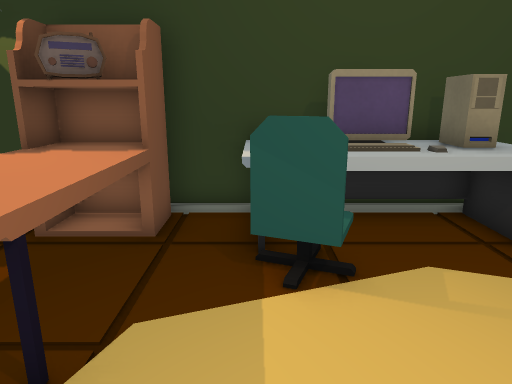
view 1 (above)

21 first-person views from a walk through a level from a Godot 3-D game. The camera is 1.2 m above the floor, tilts 14° down and sees 70° across. Doors that lead somewhere are drawn open, without their leaves. The floor is counted in squares, 0.5 m on a side. Each view is taken from the middle of a square. On the plan, view 1 faces up. The plan holds only what a view shows up to about 20 squares ahead; the rest is blank. The place goes on beyond the plan. Characters and animated objects are not drawn. Some surface patterns are stand-ins.

view 2
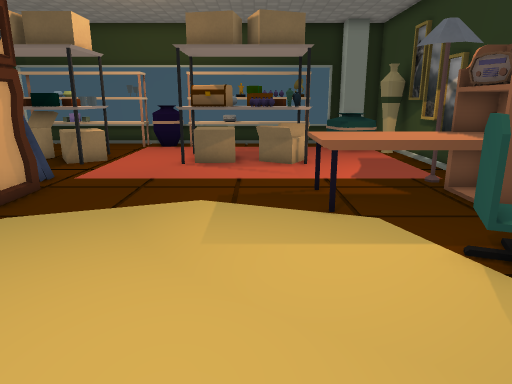

view 3
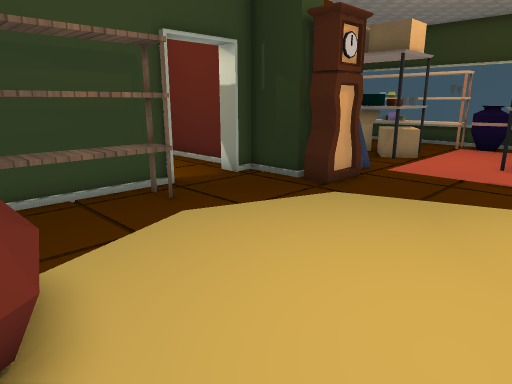

view 4
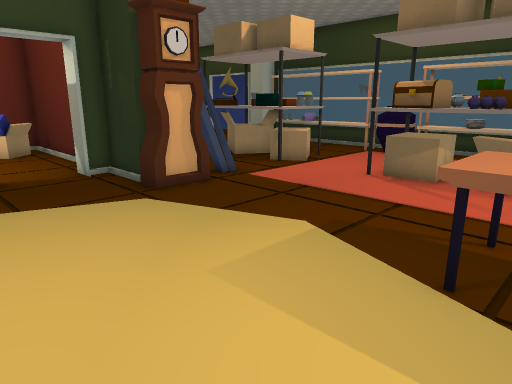

view 5
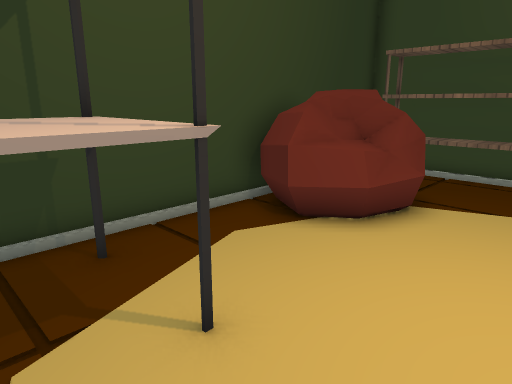

view 6
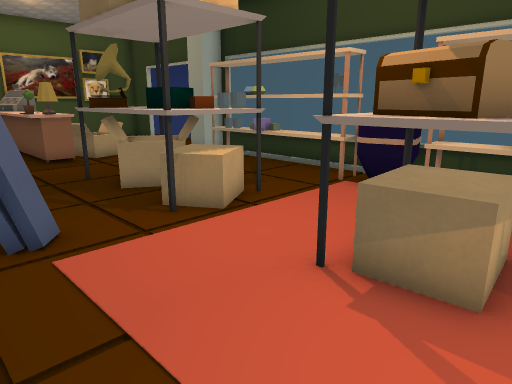

view 7
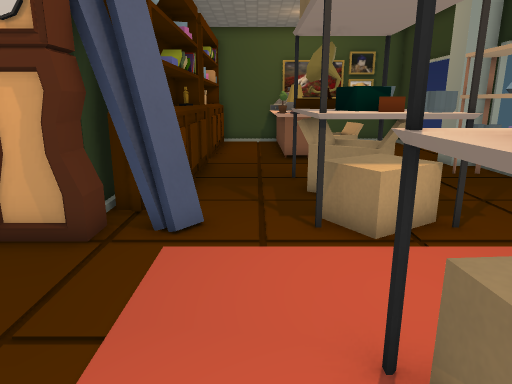

view 8
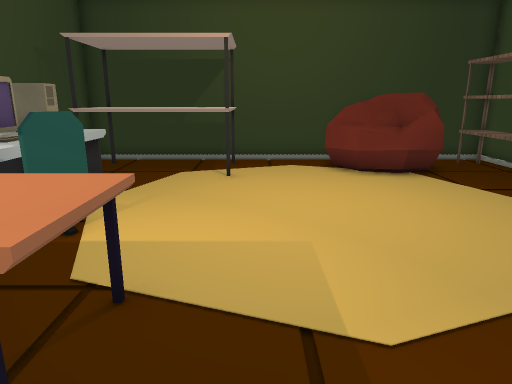

view 9
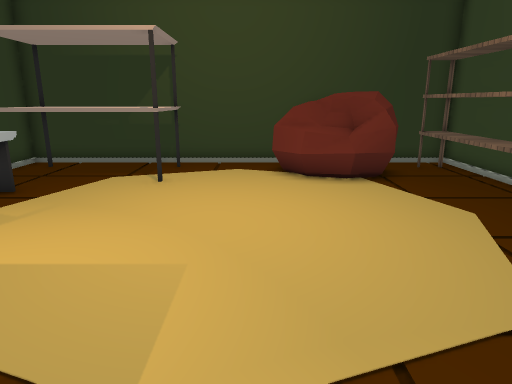

view 10
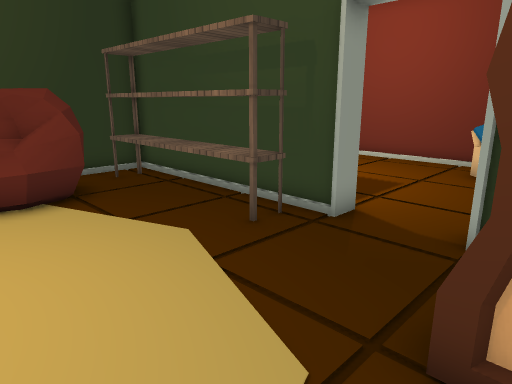

view 11
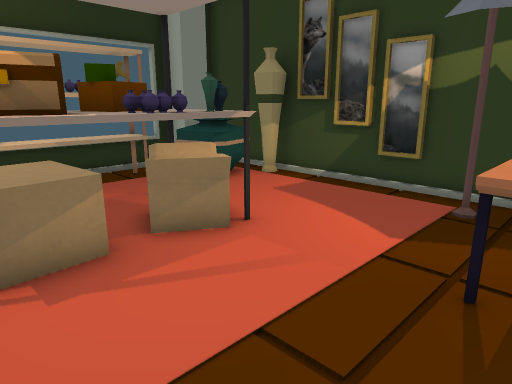

view 12
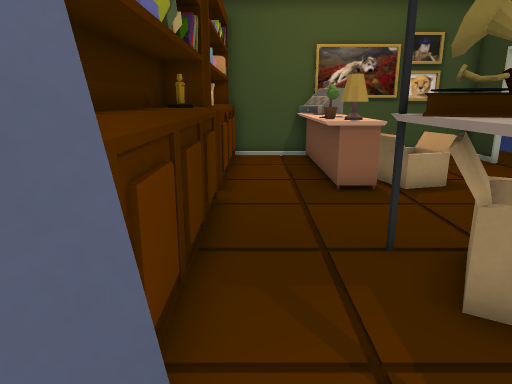

view 13
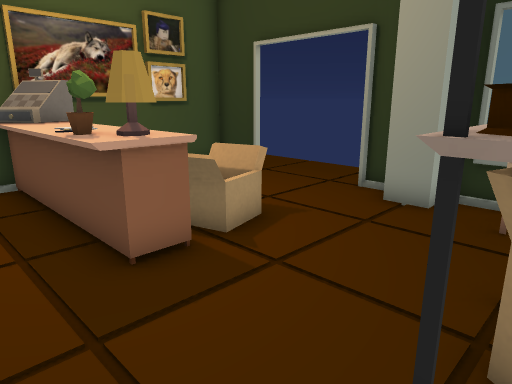

view 14
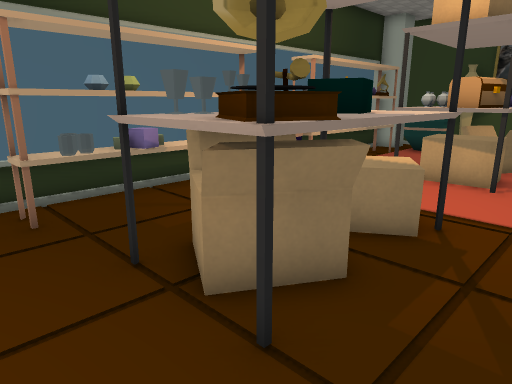

view 15
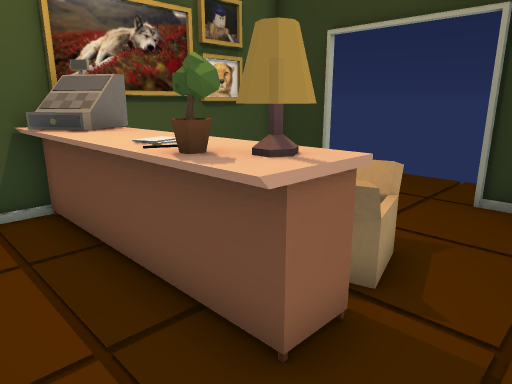

view 16
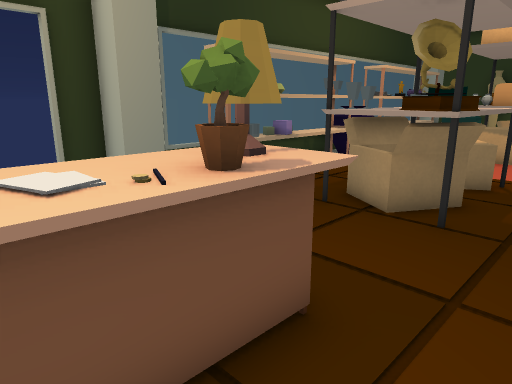

view 17
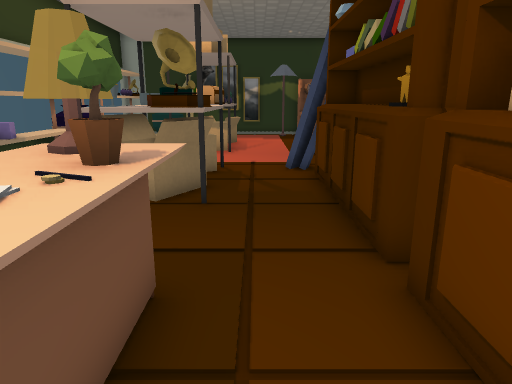

view 18
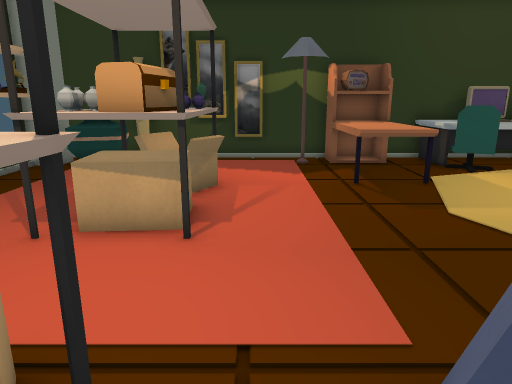

view 19
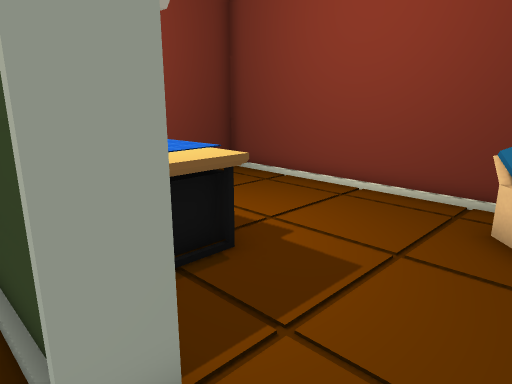

view 20
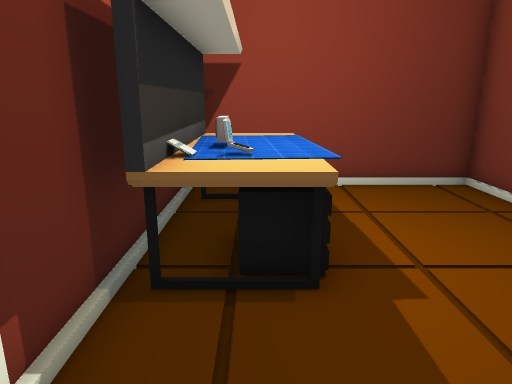

view 21
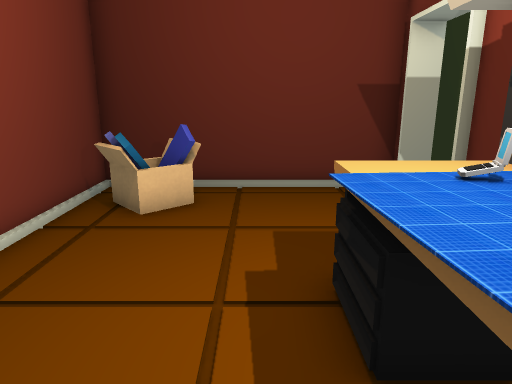

### Floor plan
Key: @ floor where view 1 was taken; # wall or solid block; . main floor; : floor 0.75 m higher than the main floor; D open door; = window, fence, low wall or low ledge; ^ raised ledge; E desk; R radio; K keyboard; C chair; A vase; S shelf; B box; H chest; P pot; G bag; L bookshelf; I cash register; F books; O other object.
Columns run from 17 left of view 1 to 10 right of it. Each row starts with its distance up from view 1.
  8  ###########################
  7   #  AA.....#ERE.==###=SSSS#
  6   # AA......#ERE.=:KK#=SSSS#
  5  ##AAA.......EEE.CC...=SSSS#
  4  ##S.........EEE..C....SSSS#
  3  #SS..SSAS...EEE.......SSSS#
  2  #SO..BBAA...EEE.......SSSS#
  1  #SO..SBAA.................#
  0  #SS..AAHS.......@.........#
 -1  #SS .AHHS.................#
 -2  #S# .SSSS..............GGG#
 -3  #AA....................GGG#
 -4  #AAA..................O GG#
 -5  #SA....B... ###........GG #
 -6  #SS.. BBS.=####........GG.#
 -7  #SS..S BS..#L##...SSSSSSS.#
 -8  #SS..SBBS..LL##..#SSSSSSS.#
 -9  #SP..SBSS..F ##DDD#########
-10  #SP..#S##..FF##....####^#.#
-11  #SS..SSSS..FF##....^^^^^^ #
-12  ##.........F ##....^B^^^^ #
-13  ## ........FF##...........#
-14  ## ........LL##O=.........#
-15  ##..=.=#=..LL#OO=.........#
-16 .D...===^^..OO#####........#
-17 .D....=#^^..OO###O##########
-18 .DD..   ^^..LL
-19 .D#.    ^^..OO
-20 .##.   #I#..O
-21 .##    #I#..
-22   ##########L

Positions as (right, up) in squares from view 1, and headings:
1: (0, 0), facing up
2: (6, 1), facing left
3: (7, 1), facing down-left
4: (3, 4), facing down-left
5: (3, 4), facing down-right
6: (-4, 1), facing down-left
7: (-7, 1), facing down
8: (-6, 1), facing right
9: (-5, -1), facing right
10: (-3, -2), facing down-right
11: (-3, -2), facing up-left
12: (-6, -5), facing down
13: (-6, -10), facing down-left
14: (-6, -13), facing up-left
15: (-6, -13), facing down-left
16: (-6, -18), facing up-left
17: (-7, -19), facing up
18: (-7, -8), facing up
19: (-1, -8), facing down-right
20: (-1, -11), facing right
21: (8, -13), facing left
